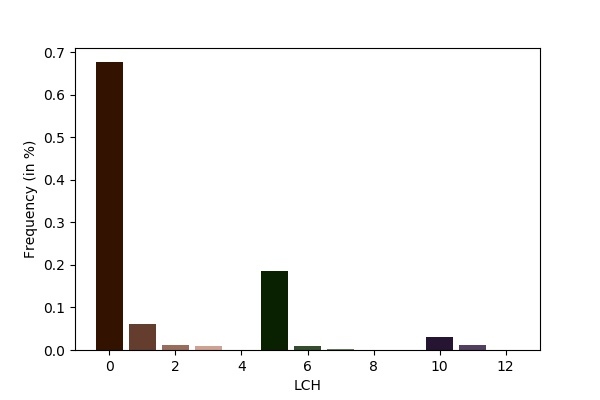
#> input picture task2_topn_similarity/image_histogram_lab_img/45481.jpg, 600 x 400 px, given as the content of the folder esis/film_colors_project/sample-dataset/screenshots/7/images, which was not available
$ python ColorPalettes551HistogramVisualization.py
#> lines starting #> are read from the running program, lines starting #| are printed output that depends on the picture; long printed decimals are rounded; pictures that were not available may be replaced by others from this repository, and a replacement may not be noted
### code/ColorConversion00.py
# -*- coding: utf-8 -*-
"""
Created on Tue Mar 17 19:42:03 2020

@author: lsamsi

Panacea for easy conversion of color values to other color spaces.

Step Before: have a color space value
Goal: convert a color space value to another color space value
convert an image in a color space vale to another image in another color space value
Step After: visualization (typically) or other...

Color Space Conversion:
- For Colors
- For Images

"""

# import modules
import os
import matplotlib.pyplot as plt
import numpy as np
import pandas as pd
import cv2


#############
### COLOR ###
#############

# declare variables
bgr2rgb = cv2.COLOR_BGR2RGB
rgb2bgr = cv2.COLOR_RGB2BGR
bgr2lab = cv2.COLOR_BGR2Lab
lab2bgr = cv2.COLOR_Lab2BGR
rgb2lab = cv2.COLOR_RGB2Lab
lab2rgb = cv2.COLOR_Lab2RGB
rgb2hsv = cv2.COLOR_RGB2HSV
hsv2rgb = cv2.COLOR_HSV2RGB
rgb2hsl = cv2.COLOR_RGB2HLS
hsl2rgb = cv2.COLOR_HLS2RGB


# functions

# [6 lines left out: function get_all_available_color_spaces, not called in this run]


def convert_color(color, origin, target, conversion=bgr2lab):
    """Main Color Converter: converts color from one color space to another
    parameter: tuple/list of color (3-valued int/float)
    returns: tuple/list of color (3-valued int)"""
    # pre-processing
    if origin == "LAB":
        assert color[0] <= 100 and color[0]>=0, "Color not in LAB scale."
        assert color[1] <= 128 and color[1]>=-128, "Color not in LAB scale."
        assert color[2] <= 128 and color[2]>=-128, "Color not in LAB scale."
    if origin == "RGB" and target == "HEX":
        if type(color[0]) == float:
            color = int(color[0]*100), int(color[1]*100), int(color[2]*100)
        r,g,b = color
        color = rgb_to_hex(r,g,b)
        return color
    if origin == "HEX" and target == "RGB":
        color = hex_to_rgb(color)
        return color
    if (origin=="RGB" or origin=="BGR") and type(color[0]) == int:
        assert color[0] <=255 and color[1] <= 255 and color[2] <= 255, "Color not in 0-255 RGB scale."
        # from 0-255 scale to 0-1 scale
        a,b,c = color
        color = a/255, b/255, c/255
    elif (origin=="RGB" or origin=="BGR") and type(color[0]) == float:
        assert color[0] <=1 and color[1] <= 1 and color[2] <= 1, "Color not 0-1 RGB scale."
    if origin == "HSV" and color[1] >= 1:
        color = color[0], color[1]/100, color[2]/100
    if origin == "LAB" or origin == "LCH":
        assert color[0] <= 100, 'Luminance channel of color is not in the scale.'
    if origin == "LAB" and target == "LCH":
        color = lab2lch(color)
        color = round(color[0],1), round(color[1],1), int(round(color[2]))
        return color
    if origin == "LCH" and target == "LAB":
        color = lch2lab(color)
        color = int(round(color[0],0)), int(round(color[1],0)), int(round(color[2]))
        return color
    # convert color
    color = cv2.cvtColor(np.array([[color]], dtype=np.float32), conversion)[0, 0]
    # post-processing
    if target == "RGB" or target == "BGR":
        color = color *255
    if target == "HSV":
        color = int(round(color[0],0)), round(color[1]*100,1), round(color[2]*100,1)
        return color
    a,b,c = color
    color = int(round(a,0)), int(round(b,0)), int(round(c,0))
#    color = round(a,2), round(b,2), round(c,2)
    return color

# OpenCV color conversion extensions:

### LCH

def lab2lch(lab, h_as_degree = True):
    """
    :param lab: np.ndarray (dtype:float32) l : {0, ..., 100}, a : {-128, ..., 128}, l : {-128, ..., 128}
    :return: lch: np.ndarray (dtype:float32), l : {0, ..., 100}, c : {0, ..., 128}, h : {0, ..., 2*PI}
    """
    if not isinstance(lab, np.ndarray):
        lab = np.array(lab, dtype=np.float32)
    lch = np.zeros_like(lab, dtype=np.float32)
    lch[..., 0] = lab[..., 0]
    lch[..., 1] = np.linalg.norm(lab[..., 1:3], axis=len(lab.shape) - 1)
    lch[..., 2] = np.arctan2(lab[..., 2], lab[..., 1])
    lch[..., 2] += np.where(lch[..., 2] < 0., 2 * np.pi, 0)
    if h_as_degree:
        lch[..., 2] = (lch[..., 2] / (2*np.pi)) * 360
    return lch

# [14 lines left out: function lch2lab, not called in this run]

### HEX

def rgb_to_hex(red, green, blue):
    """Return color as #rrggbb for the given color values."""
    return '#%02x%02x%02x' % (red, green, blue)

# [54 lines left out: functions hex_to_rgb, convert_hsv8_32bit, hsvdeg2hsvcart, not called in this run]


# [28 lines of commented-out code are left out]
### IMAGE ###
#############

# declare variables
PATH = r'D:\thesis\input_images'
FILE =  'nemo.png'


def floatify(img_uint8):
    """ RGB to HSV / BGR to LAB  """
    img_floats = img_uint8.astype(np.float32) / 255
    return img_floats


# [41 lines left out: functions load_show_bgrimage, show_rgbimage, show_hsv_image, show_lab_image, get_imagecolorpixel, not called in this run]


### code/ColorPalettes551HistogramVisualization.py
# -*- coding: utf-8 -*-
"""
Created on Sat Jul 18 18:37:10 2020

@author: lsamsi
"""


# import modules
import os
import matplotlib.pyplot as plt
import numpy as np
import cv2
import pandas as pd
import numpy as np
from sklearn.manifold import TSNE
import sys
sys.path.append(r'D:\thesis\code\04_Final')
from ColorConversion00 import convert_color, floatify
from ColorConversion00 import *


#%%

HISTSIZE1 = 5
HISTSIZE2 = 8
SAVE_PATH = r'D:\thesis\film_colors_project\sample-dataset\screenshots\7\image_histogram_lab_img'

IMAGE = r'C:\Users\Anonym\Desktop\thesis_backup\film_colors_project\sample-dataset\screenshots\7\images\45609.jpg'
IMAGES_PATH = r'D:\thesis\film_colors_project\sample-dataset\screenshots\7\images'


#%%

def load_image(path):
    img = cv2.imread(path)
    return img

def get_all_files_in_folder(path):
    files = []
    for r, d, f in os.walk(path):
        for file in f:
            if '.jpg' in file:
                files.append(os.path.join(r, file))
    files = sorted(files)
    print('First 10 files: ', files[:10])
    return files

def show_image(img):
    img2 = cv2.cvtColor(img, cv2.COLOR_BGR2RGB)
    plt.imshow(img2)
    plt.axis('off')
    plt.show()

def convert_img_to_LAB(img):
    img= floatify(img)
    img = cv2.cvtColor(img, cv2.COLOR_BGR2LAB)
    return img


def calc_hist(img, histSize1, histSize2):
    combinations = histSize1 * histSize2**2
    hist_lab = cv2.calcHist([img],
                          [0, 1, 2],
                          None,
                          [histSize1, histSize2, histSize2],
                          [0, 100, -128, 127, -128, 127])
    return hist_lab, combinations


def make_channelfoci(ranged, divisor):
    num_centers = divisor
    init = len(range(ranged[0], ranged[1]))/divisor/2
    dist = 2* init
    foci_list = []
    for i in range(num_centers):
        el = ranged[0] + init + i * dist
        el = np.round(el, 2)
        foci_list.append(el)
    return foci_list


def get_lab_freq(lfoci, afoci, bfoci, hist_lab):
    lab = []
    frequency = []
    for l in range(len(lfoci)):
        for a in range(len(afoci)):
            for b in range(len(bfoci)):
                cielab = (lfoci[l],afoci[a],bfoci[b])
                freq = hist_lab[l][a][b]
                lab.append(cielab)
                frequency.append(freq)
    return lab, frequency


def print_hist_colors(lab, frequency):
    labfreq = zip(lab, frequency)
    labfreqslim = [el for el in list(labfreq) if el[-1] != 0]
    for el in labfreqslim:
        rgb_el = convert_color(el[0], "LAB", "RGB", lab2rgb)
        square = np.full((10, 10, 3), rgb_el, dtype=np.uint8) / 255.0
        plt.figure(figsize = (5,2))
        plt.imshow(square)
        plt.axis('off')
        plt.show()


def get_rgb_hcl(lab):
    lch_hue = []
    lch = []
    hcl = []
    rgb = []
    for el in lab:
        lch_el = convert_color((el), "LAB", "LCH")
        hcl.append(lch_el[::-1])
        lch.append(lch_el)
        lch_hue.append((lch_el[2]))
        rgb_el = convert_color((el), "LAB", "RGB", lab2rgb)
        r, g, b = rgb_el
        rgb_el = r/255, g/255, b/255
        rgb.append(rgb_el)
    return rgb, hcl


def zip_and_sort(lab, hcl, rgb, frequency):
    myzip = zip(lab, hcl, rgb, frequency)
    my_sorted_zip= sorted(list(myzip), key=lambda x:x[1])
    sum_height = int(sum([el[-1] for el in my_sorted_zip]))
    return my_sorted_zip, sum_height

def remove_zero_from_zip(my_sorted_zip):
    zeroremoved = [el for el in my_sorted_zip if el[-1] != 0]
    return zeroremoved


def plot_histogram_colors_as_patch(zeroremoved):
    for i, rgb in enumerate([el[2] for el in zeroremoved]):
        print(i, rgb)
        r, g, b = rgb
        rgb = r*255, g*255, b*255
        square = np.full((10, 10, 3), rgb, dtype=np.uint8) / 255.0
        plt.figure(figsize = (5,2))
        plt.imshow(square)
        plt.axis('off')
        plt.show()


def plot_and_save_figure(zeroremoved, sum_height, path, save=True):
    fig = plt.figure(dpi=100)
    for el in range(len(zeroremoved)):
        width_id = el
        height = np.round(zeroremoved[el][-1] / sum_height,3)
        color = list(zeroremoved[el][2])
        color.append(1)
        plt.bar(width_id, height, color=color)
    plt.ylabel('Frequency (in %)')
    plt.xlabel('LCH')
    if save:
        os.chdir(SAVE_PATH)
        plt.savefig(f'{f[-9:]}')
    plt.show()

def get_color_histogram(files, show_histogram_colors=False):
    histograms = []
    for f in files:
        img_loaded = load_image(f)
#> in load_image, img is the input picture: shape (400, 600, 3); mean B, G, R 240.1, 241, 242
        img = convert_img_to_LAB(img_loaded)
#> in convert_img_to_LAB, `img = cv2.cvtColor(img, cv2.COLOR_BGR2LAB)`: img: shape (400, 600, 3) float32; mean of channels 0, 1, 2 94.6, 0.4, 0.7
        hist_lab, combinations = calc_hist(img, HISTSIZE1, HISTSIZE2)
#> combinations = 320
        l_foci = make_channelfoci((0, 100), HISTSIZE1)
        a_foci = make_channelfoci((-128, 127), HISTSIZE2)
        b_foci = make_channelfoci((-128, 127), HISTSIZE2)
        lab, frequency = get_lab_freq(l_foci, a_foci, b_foci, hist_lab)
#> after the loop in get_lab_freq, `for l in range(len(lfoci)):`: frequency = 320 values, max 10154 at index 292, min 0 at index 0, mean 81.76; lab = 320 items, first 6: (10, -112.1, -112.1), (10, -112.1, -80.19), (10, -112.1, -48.31), (10, -112.1, -16.44), (10, -112.1, 15.44), (10, -112.1, 47.31)
        if show_histogram_colors:
            print_hist_colors(lab, frequency)
        rgb, hcl = get_rgb_hcl(lab)
#> the loop in get_rgb_hcl, `for el in lab:` made 320 passes
#> (lch_el, b, r) on passes 1 to 3: ((10, 158.5, 225), 196, 0), ((10, 137.8, 216), 144, 0), ((10, 122, 203), 94, 0)
        my_sorted_zip, sum_height = zip_and_sort(lab, hcl, rgb, frequency)
        zeroremoved = remove_zero_from_zip(my_sorted_zip)
        histogram = (zeroremoved, sum_height)
        histograms.append(histogram)
    return histograms

def show_color_histogram(histograms, path, save=False):
#> called with save = False
    for histogram, sum_height in histograms:
        plot_and_save_figure(histogram, sum_height, path, save)
#> this loop made 1 pass
#> sum_height on pass 1: 26164
#> pass 1, in plot_and_save_figure, `plt.show()`:
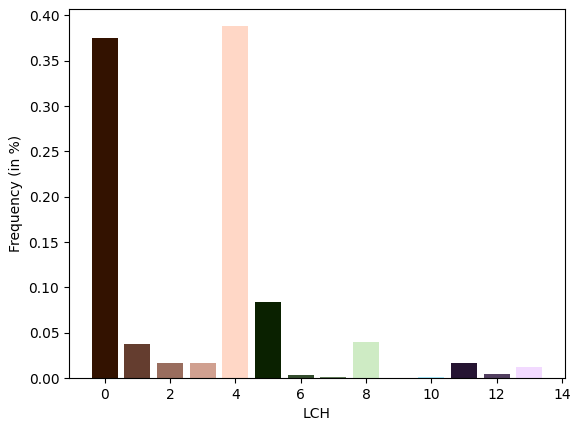
#> figure drawn by matplotlib, 1 panel


#%%

if __name__ == '__main__':


    files = get_all_files_in_folder(IMAGES_PATH)
    histograms = get_color_histogram(files, show_histogram_colors=False)
    show_color_histogram(histograms, SAVE_PATH, save=False)
    plot_histogram_colors_as_patch(histograms[0][0])
#> the loop in plot_histogram_colors_as_patch, `for i, rgb in enumerate([el[2] for el in zeroremoved]):` made 14 passes
#| 0 (0.2, 0.07059, 0.0)
#| 1 (0.3922, 0.2392, 0.1843)
#| 2 (0.6, 0.4275, 0.3686)
#| 3 (0.8157, 0.6275, 0.5647)
#| 4 (1.0, 0.8431, 0.7765)
#| 5 (0.03922, 0.1294, 0.0)
#| 6 (0.2039, 0.302, 0.1804)
#| 7 (0.3922, 0.4941, 0.3608)
#> (further printed lines are left out)
#> pass 1, in plot_histogram_colors_as_patch, `plt.show()`:
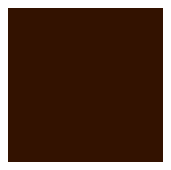
#> figure drawn by matplotlib, 1 panel
#> pass 2, in plot_histogram_colors_as_patch, `plt.show()`:
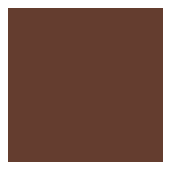
#> figure drawn by matplotlib, 1 panel

$ run again, on task2_topn_similarity/image_histogram_lab_img/45734.jpg
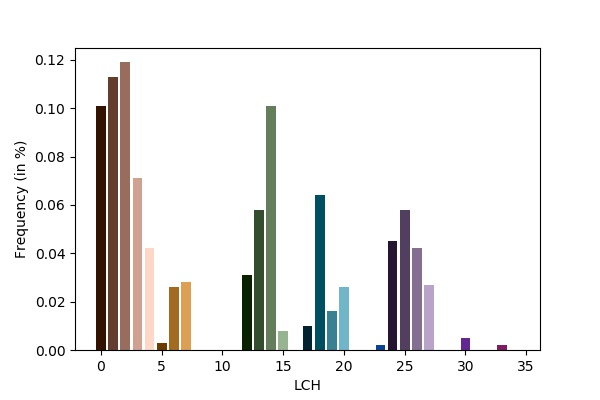
#> input picture task2_topn_similarity/image_histogram_lab_img/45734.jpg, 600 x 400 px, given as the content of the folder esis/film_colors_project/sample-dataset/screenshots/7/images, which was not available
#> in load_image, img is the input picture: shape (400, 600, 3); mean B, G, R 234.8, 235.8, 236.8
#> img: shape (400, 600, 3) float32; mean of channels 0, 1, 2 92.8, 0.5, 0.8
#> combinations = 320
#> after the loop in get_lab_freq, `for l in range(len(lfoci)):`: frequency = 320 values, max 19240 at index 292, min 0 at index 0, mean 159.3; lab = 320 items, first 6: (10, -112.1, -112.1), (10, -112.1, -80.19), (10, -112.1, -48.31), (10, -112.1, -16.44), (10, -112.1, 15.44), (10, -112.1, 47.31)
#> the loop in get_rgb_hcl, `for el in lab:` made 320 passes
#> (lch_el, b, r) on passes 1 to 3: ((10, 158.5, 225), 196, 0), ((10, 137.8, 216), 144, 0), ((10, 122, 203), 94, 0)
#> the loop in show_color_histogram, `for histogram, sum_height in histograms:` made 1 pass
#> sum_height on pass 1: 50977
#> pass 1, in plot_and_save_figure, `plt.show()`:
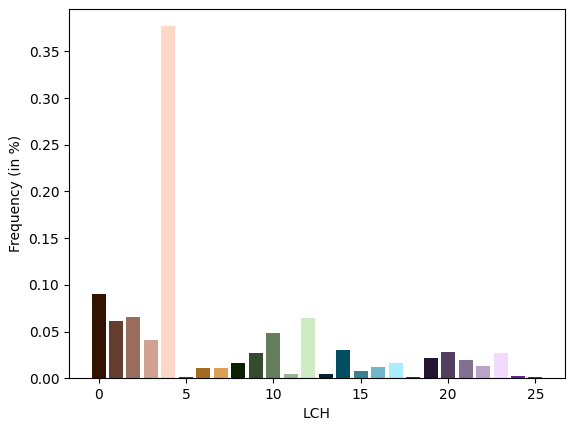
#> figure drawn by matplotlib, 1 panel
#> the loop in plot_histogram_colors_as_patch, `for i, rgb in enumerate([el[2] for el in zeroremoved]):` made 26 passes
#> (printed output is left out)

$ run again, on task2_topn_similarity/image_histogram_lab_img/45743.jpg
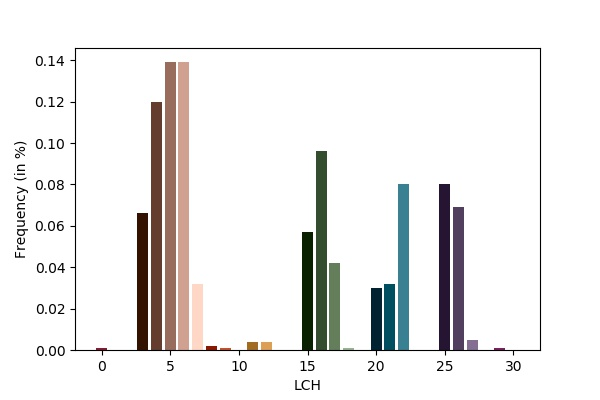
#> input picture task2_topn_similarity/image_histogram_lab_img/45743.jpg, 600 x 400 px, given as the content of the folder esis/film_colors_project/sample-dataset/screenshots/7/images, which was not available
#> in load_image, img is the input picture: shape (400, 600, 3); mean B, G, R 235, 235.8, 236.7
#> img: shape (400, 600, 3) float32; mean of channels 0, 1, 2 92.8, 0.4, 0.6
#> combinations = 320
#> after the loop in get_lab_freq, `for l in range(len(lfoci)):`: frequency = 320 values, max 17531 at index 292, min 0 at index 0, mean 150.6; lab = 320 items, first 6: (10, -112.1, -112.1), (10, -112.1, -80.19), (10, -112.1, -48.31), (10, -112.1, -16.44), (10, -112.1, 15.44), (10, -112.1, 47.31)
#> the loop in get_rgb_hcl, `for el in lab:` made 320 passes
#> (lch_el, b, r) on passes 1 to 3: ((10, 158.5, 225), 196, 0), ((10, 137.8, 216), 144, 0), ((10, 122, 203), 94, 0)
#> the loop in show_color_histogram, `for histogram, sum_height in histograms:` made 1 pass
#> sum_height on pass 1: 48190
#> the loop in plot_histogram_colors_as_patch, `for i, rgb in enumerate([el[2] for el in zeroremoved]):` made 25 passes
#> (printed output is left out)
#> pass 1, in plot_histogram_colors_as_patch, `plt.show()`:
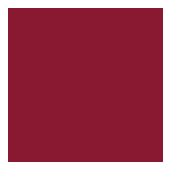
#> figure drawn by matplotlib, 1 panel
#> pass 2, in plot_histogram_colors_as_patch, `plt.show()`:
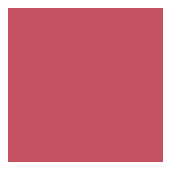
#> figure drawn by matplotlib, 1 panel
